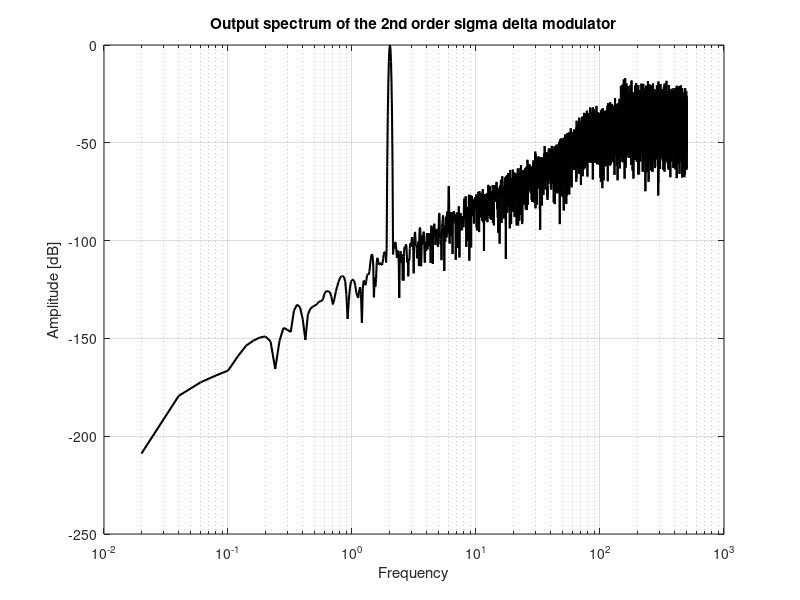
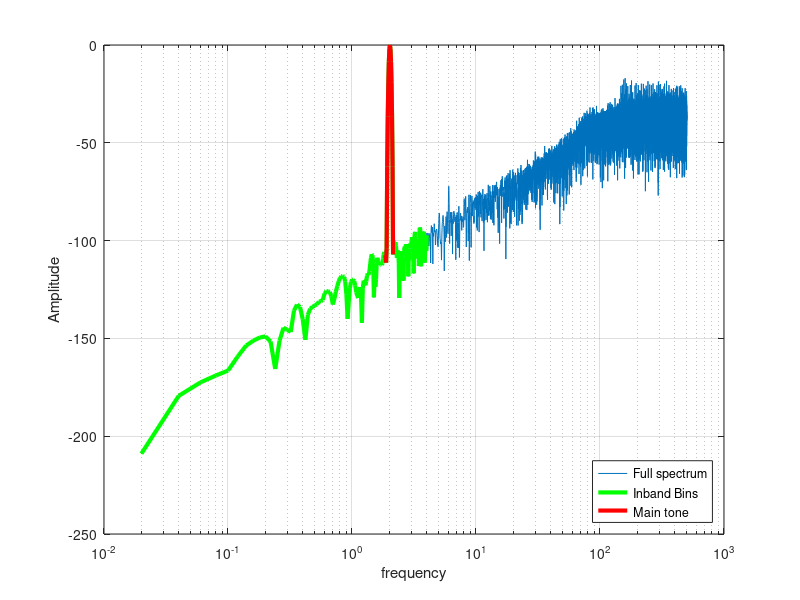

Recreate these plots in MATLAB, in order. (Note: this script raises an error after producing the figures.)
clc;clear all; close all;

%%% [MOD] === Exercise 2.2: SNR of MOD2 with sinusoidal input ==============

% Input signal definition
fin = 2.003; % input frequency
amplitude = 0.7;
offset = 0.0;
fb  = 4;     % signal bandwidth
fs  = 1000;  % sampling frequency

% Define the sinusoid input signal applied to the input of the modulator
nr_periods = 100;
nr_points = ceil(nr_periods*fs/fin);
in = offset + amplitude*sin(2*pi*[1:nr_points]/(fs/fin));

% Locaate the bins related to the main tone, as well as the inband bins
fres = fs/nr_points;
maintone = round(fin/fres);
signal_bins = [maintone-7:maintone+7];
inband_bins = [1:round(fb/fres)];
noise_bins = setdiff(inband_bins,signal_bins);

% w2 is the second accumulator's output
% w1 is the first accumulator's output
% a is the stabilizing zero coefficient
% Pre-allocate and initialize array variables => faster code
y  = zeros(1,nr_points); y(1) = 1;
w1 = y;  w1(1) = 0;
w2 = y;  w2(1) = 0;
a = 1;

%************************************************************************
% The main loop simulating the second order loop (delay-free 1st accumulator)
for i = 2:nr_points,
    w2(i) = w2(i-1) + w1(i-1) - a*y(i-1);
    y(i) = 2*(w2(i)>=0)-1;
    w1(i) = w1(i-1) + in(i) - y(i);
end

% Calculate bitstream FFT, signal and noise powers, and SNR
ffty = (fft(y'.*(kaiser(length(y),20)))); % window output and compute FFT

% To increase speed determine ONLY the power in the INBAND bins
inband_power = ffty(inband_bins).*conj(ffty(inband_bins));
signal_power = sum(inband_power(signal_bins)); % sum signal power
noise_power  = sum(inband_power(noise_bins));  % sum noise power

disp('Baseline (delay-free, a = 1) signal-to-noise ratio:');
SNR  = 10*log10(signal_power/noise_power) % calculate SNR in dB

%************************************************************************
% Display the output spectrum of the modulator
%************************************************************************
ffty_magn = abs(ffty);
ffty_dB = 20*log10(ffty_magn/max(ffty_magn)); % Scale the spectrum

figure(1); semilogx((1:nr_points/2)*fres,ffty_dB(1:nr_points/2),'-k','LineWidth',1.5);
xlabel('Frequency'); ylabel('Amplitude [dB]'); grid on;
title('Output spectrum of the 2nd order sigma delta modulator');

figure(2); semilogx((1:nr_points/2)*fres,ffty_dB(1:nr_points/2));
hold on;
plot(inband_bins*fres,ffty_dB(inband_bins),'g','LineWidth',3);
plot(signal_bins*fres,ffty_dB(signal_bins),'r','LineWidth',3);
hold off;
legend('Full spectrum','Inband Bins','Main tone','Location','southeast');
xlabel('frequency'); ylabel('Amplitude'); grid on;

%%% [MOD] === Part (a): SNR vs stabilizing coefficient (delay-free) ========
%%% [MOD] As a moves away from 1, the NTF zeros leave z = 1 so the in-band
%%% [MOD] noise floor rises and SNR degrades. Reproduces slide 12.
a_list_df = logspace(-1, 1, 31);
SNR_df = zeros(size(a_list_df));
for k = 1:length(a_list_df)
    SNR_df(k) = mod2_snr(in, a_list_df(k), 'delayfree', ...
                         signal_bins, inband_bins, noise_bins);
end

figure(3);
semilogx(a_list_df, SNR_df, 'b-o', 'LineWidth', 1.2);
grid on; xlabel('a [-]'); ylabel('SNR [dB]');
title('SNR vs stabilizing coefficient -- delay-free 1st acc.');

%%% [MOD] Spectrum overlay at a few representative values
a_show = [1.0, 0.5, 0.1];
figure(4);
colors = {'k','b','r'};
for k = 1:length(a_show)
    yk = mod2_run(in, a_show(k), 'delayfree');
    fk = fft(yk' .* kaiser(length(yk),20));
    fk_dB = 20*log10(abs(fk)/max(abs(fk)));
    semilogx((1:nr_points/2)*fres, fk_dB(1:nr_points/2), colors{k}, ...
             'LineWidth', 1.0, 'DisplayName', sprintf('a = %g', a_show(k)));
    hold on;
end
hold off; grid on; legend('show');
xlabel('Frequency'); ylabel('Amplitude [dB]');
title('Output spectrum vs a (delay-free 1st acc.)');

%%% [MOD] === Part (b): Delayed 1st accumulator ============================
%%% [MOD] w1 update becomes: w1(i) = w1(i-1) + in(i-1) - y(i-1)
%%% [MOD] Theory: a* = 2 reproduces NTF = (1 - z^-1)^2 (same noise shaping).
a_list_d = logspace(-1, 1, 31);
SNR_d = zeros(size(a_list_d));
for k = 1:length(a_list_d)
    SNR_d(k) = mod2_snr(in, a_list_d(k), 'delayed', ...
                        signal_bins, inband_bins, noise_bins);
end
[SNR_max_d, k_max] = max(SNR_d);
a_star = a_list_d(k_max);
fprintf('\n[Delayed sweep] best a* = %.3f -> SNR = %.2f dB\n', ...
        a_star, SNR_max_d);

figure(5);
semilogx(a_list_df, SNR_df, 'b-o', a_list_d, SNR_d, 'r-s', 'LineWidth', 1.2);
grid on; xlabel('a [-]'); ylabel('SNR [dB]');
legend('delay-free','delayed', 'Location','south');
title('SNR vs a -- delay-free vs delayed 1st accumulator');

%%% [MOD] Spectrum comparison: delay-free a = 1 vs delayed a* = 2
y_df = mod2_run(in, 1.0, 'delayfree');
y_d2 = mod2_run(in, 2.0, 'delayed');
fdf = fft(y_df' .* kaiser(length(y_df),20));
fd2 = fft(y_d2' .* kaiser(length(y_d2),20));
fdf_dB = 20*log10(abs(fdf)/max(abs(fdf)));
fd2_dB = 20*log10(abs(fd2)/max(abs(fd2)));

figure(6);
semilogx((1:nr_points/2)*fres, fdf_dB(1:nr_points/2), 'b', ...
         (1:nr_points/2)*fres, fd2_dB(1:nr_points/2), 'r', ...
         'LineWidth', 1.0);
grid on; xlabel('Frequency'); ylabel('Amplitude [dB]');
legend('delay-free a = 1','delayed a* = 2','Location','southeast');
title('Spectrum: delay-free a=1 vs delayed a*=2');

SNR_df_at1 = mod2_snr(in, 1.0, 'delayfree', signal_bins, inband_bins, noise_bins);
SNR_d_at2  = mod2_snr(in, 2.0, 'delayed',   signal_bins, inband_bins, noise_bins);
fprintf('\n[Final comparison]\n');
fprintf('  delay-free  a  = 1   ->  SNR = %.2f dB\n', SNR_df_at1);
fprintf('  delayed     a* = 2   ->  SNR = %.2f dB\n', SNR_d_at2);

%%% [MOD] === Helpers ======================================================
function y = mod2_run(in, a, kind)
    N  = length(in);
    y  = zeros(1,N); y(1) = 1;
    w1 = zeros(1,N);
    w2 = zeros(1,N);
    if strcmp(kind, 'delayfree')
        for i = 2:N
            w2(i) = w2(i-1) + w1(i-1) - a*y(i-1);
            y(i)  = 2*(w2(i)>=0) - 1;
            w1(i) = w1(i-1) + in(i)   - y(i);
        end
    else  % 'delayed'
        for i = 2:N
            w2(i) = w2(i-1) + w1(i-1) - a*y(i-1);
            y(i)  = 2*(w2(i)>=0) - 1;
            w1(i) = w1(i-1) + in(i-1) - y(i-1);
        end
    end
end

function SNR = mod2_snr(in, a, kind, sig_bins, inband_bins, noise_bins)
    y = mod2_run(in, a, kind);
    f = fft(y' .* kaiser(length(y),20));
    p = f(inband_bins) .* conj(f(inband_bins));
    SNR = 10*log10(sum(p(sig_bins)) / sum(p(noise_bins)));
end
